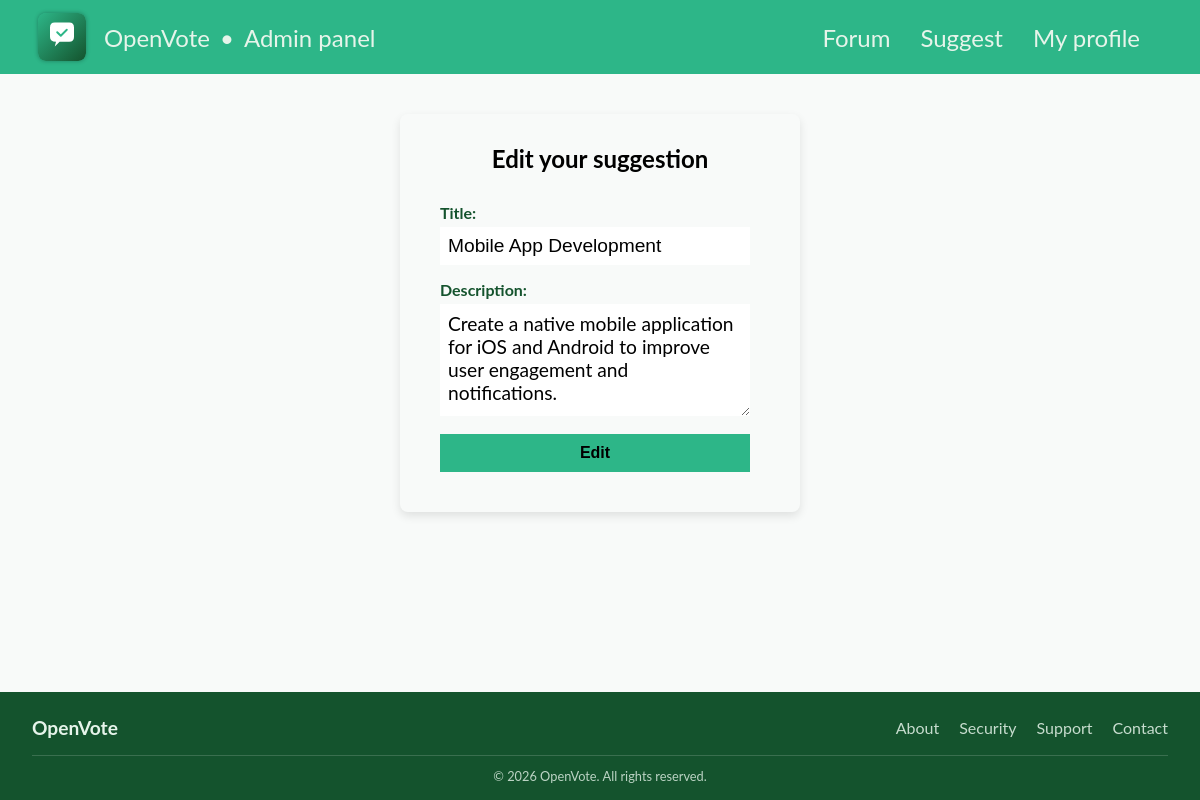
/index.php?route=edit&id=3 (signed in), run on the app's committed database.
### tables this page shows
CREATE TABLE `suggestions` (
  `id` int(11) NOT NULL,
  `title` varchar(500) NOT NULL,
  `description` text NOT NULL,
  `created_at` timestamp NOT NULL DEFAULT current_timestamp(),
  `updated_at` timestamp NULL DEFAULT current_timestamp() ON UPDATE current_timestamp(),
  `status` enum('new','approved','in_progress','completed','rejected') NOT NULL
);

### src/Controllers/AbstractController.php (called while the page is built, shortened)
<?php
class AbstractController{
    public function render($view, $params){
        extract($params);
        require __DIR__ . '/../../views/frontend/pages/' . $view . '.view.php';
        require __DIR__ . '/../../views/frontend/layouts/main.view.php';
    }
}

### src/Controllers/SuggestionsUserController.php (called while the page is built, shortened)
<?php
class SuggestionsUserController extends AbstractController{
    public function edit(){
            $id = @(int) ($_GET['id']);
            $suggestion = $this->suggestionsRepository->getSuggestion($id);
            $this->render('edit', [
                'suggestion' => $suggestion
            ]);
    }
}

### src/Repository/SuggestionsRepository.php (called while the page is built, shortened)
<?php
class SuggestionsRepository{
    public function fromDBtoObjSuggestion(array $entry){
        return new Suggestion($entry['id'], $entry['title'],
        $entry['description'], $entry['created_at'], $entry['updated_at'], $entry['status'], ($entry['vote_count'] ?? 0), ($entry['author'] ?? 'anonymous'));
    }
    public function getSuggestion(int $id){
        $stmt = $this->pdo->prepare(
            'SELECT
                COUNT(v.id) AS vote_count,
                s.*,
                COALESCE(u.username, "anonymous") AS author
            FROM suggestions AS s
            LEFT JOIN votes AS v
                ON s.id = v.suggestion_id
            LEFT JOIN users_suggestions AS us
                ON s.id = us.suggestion_id
            LEFT JOIN users AS u
                ON u.id = us.user_id
            WHERE s.id = :id
            GROUP BY s.id');
        $stmt->bindValue(':id', $id, PDO::PARAM_INT);
        $stmt->execute();
        $stmt->setFetchMode(PDO::FETCH_ASSOC);
        $entrie = $stmt->fetch();
        return $this->fromDBtoObjSuggestion($entrie);
    }
}

### inc/autoload.inc.php (called while the page is built, shortened)
<?php
spl_autoload_register(function($class){
    $prefix = 'App\\';
    $prefixLen = strlen($prefix);
    $relativeName = substr($class, $prefixLen);
    $fileName = __DIR__ . '/../src/' . $relativeName . '.php';
    $file = str_replace('\\', '/', $fileName);
});

### inc/functions.inc.php (called while the page is built)
<?php
function e($value){
    return htmlspecialchars($value);
}

### views/frontend/pages/edit.view.php (the view, shortened to what this page needs)
<div class="form-with-errors">
    <h2 class="form__header">Edit your suggestion</h2>
    <form method="post" action="index.php?<?php echo http_build_query(['route' => 'edit', 'id' => $suggestion->id]) ?>" class="form">
        <div class="form__element">
            <label for="title" class="form__label">Title:</label>
            <input type="text" name="title" id="title" class="form__input" value="<?php echo e($suggestion->title); ?>" required>
        </div>
        <div class="form__element">
            <label for="description" class="form__label">Description:</label>
            <textarea name="description" id="description" class="form__input form__text" required><?php echo e($suggestion->description); ?></textarea>
        </div>
        <input type="submit" class="form__submit" value="Edit">
    </form>
</div>

### styles/custom.css (style rules this page uses)
body { font-family: "Lato", "Nunito", "Source Sans Pro", sans-serif; height: 100%; display: flex; flex-direction: column; width: 100%; }
.form { padding: 20px; max-width: 350px; }
.form-with-errors { max-width: 400px; display: flex; flex-direction: column; margin: 40px auto; padding: 20px 20px; border-radius: 8px; box-shadow: 0 4px 10px rgba(0, 0, 0, 0.1); }
.form__element { font-size: 1rem; color: #14532d; margin-bottom: 15px; }
.form__header { text-align: center; margin: 10px 0; }
.form__label { display: block; margin-bottom: 5px; font-weight: bold; border: none; }
.form__input { width: 100%; padding: 8px; box-sizing: border-box; font-size: 1.2rem; border: none; }
.form__submit { width: 100%; padding: 10px; cursor: pointer; background-color: #2db688; border: none; font-size: 1rem; font-weight: bold; }
.form__text { font-size: 1.2rem; min-height: 7rem; font-family: inherit; }

### data on the page
suggestions: title "Mobile App Development", description "Create a native mobile application for iOS and Android to improve user engagement and notifications."
